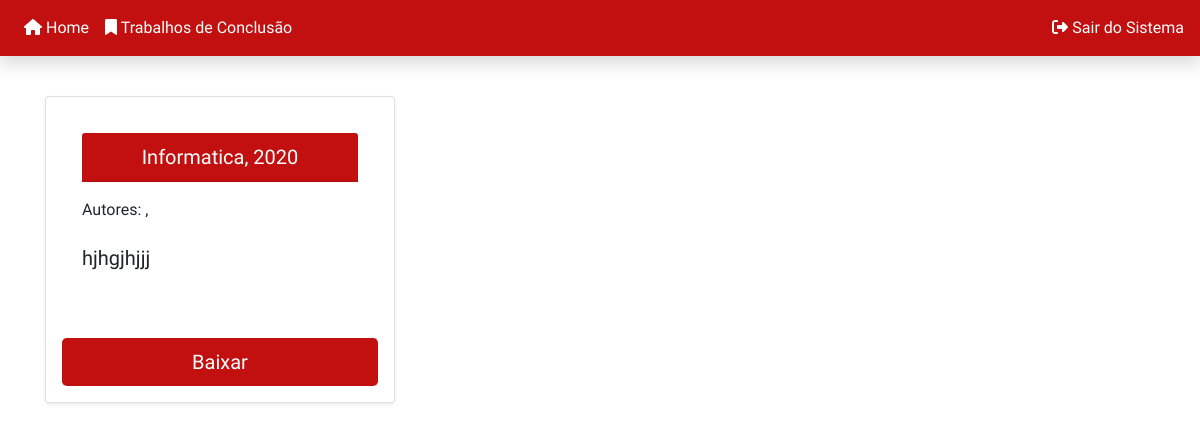
Before: /sistema.php with the older database file.
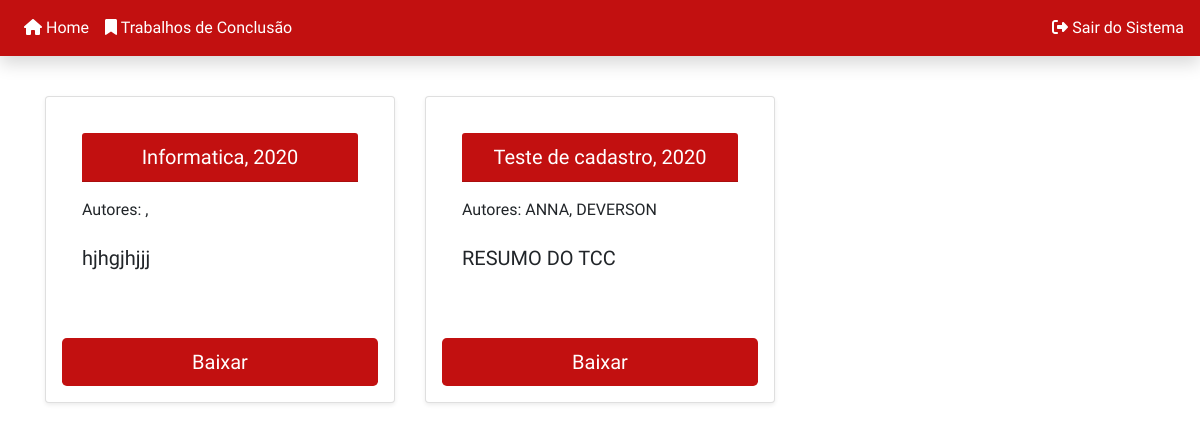
After: the same page with the newer database file.
### tables this page shows
CREATE TABLE `tcc` (
  `ID` int(11) NOT NULL,
  `TITULO` varchar(200) NOT NULL,
  `ANO` int(11) NOT NULL,
  `RESUMO` longtext NOT NULL,
  `AUTOR_1` varchar(200) DEFAULT NULL,
  `AUTOR_2` varchar(200) DEFAULT NULL,
  `AUTOR_3` varchar(200) DEFAULT NULL,
  `AUTOR_4` varchar(200) DEFAULT NULL,
  `COORIENTADOR` varchar(200) NOT NULL,
  `ORIENTADOR` varchar(200) NOT NULL,
  `ARQUIVO` varchar(255) NOT NULL,
  `CURSO_ID` int(11) NOT NULL
);

### sistema.php (the view, shortened to what this page needs)
<!DOCTYPE html>
<html lang="pt-br">
<head>
    <link rel="stylesheet" href="css/bootstrap.css">
    <link rel="stylesheet" href="libs/fontawesome/css/all.css">
    <link rel="stylesheet" href="libs/sweetAlert/dist/sweetalert2.css">
    <link rel="stylesheet" href="libs/DataTables/datatables.css">
    <link rel="stylesheet" href="css/sistema.css">
</head>
<body class="font-principal">
    <nav class="navbar navbar-expand-lg navbar-light fixed-top shadow" style="background-color: #C21010;">
        <div id="my-nav" class="collapse navbar-collapse">
            <ul class="navbar-nav mr-auto ">
                <li class="nav-item">
                    <a class="nav-link text-white" href="#"><i class="fa-solid fa-house"></i> Home </a>
                </li>
                <li class="nav-item">
                    <a class="nav-link text-white" href="src/tcc/visao/list-tcc.html"><i class="fa-solid fa-bookmark"></i> Trabalhos de Conclusão </a>
                </li>
            </ul>
            <a class="text-white" id="logout" href="index.html"><i class="fa-solid fa-right-from-bracket"></i> Sair do Sistema </a>
        </div>
    </nav>
    <div id="content" class="container mt-5">
    <section id="content" class="mt-3 py-5">
        <div class="row row-cols-1 row-cols-md-4 g-4 " >
    <?php
    include('src/conexao/conn.php');
    $sql = "SELECT * FROM tcc";
    $resultado = $pdo->query($sql);
    while($row = $resultado->fetch(PDO::FETCH_ASSOC)){
    ?>
    <div class="col-4 mb-4">
      <div class="card shadow-sm p-3 mb-5 bg-white rounded h-100">
        <div class="card-body roun">
            <h5 class="card-header text-white " style="background-color: #C21010;" ><?php echo $row['TITULO']. ", " . $row['ANO'] . '<br />'; ?></h5>
            <p class="card-text text-left mt-3 mb-4"><?php echo "Autores: " .$row['AUTOR_1'] .", " .$row['AUTOR_2'] . '<br/>'; ?></p>
            <h5 class="card-text text-left"> <?php echo $row['RESUMO'].'<br />'; ?></h5>
        </div>
            <a href="src/tcc/modelo/arquivos/<?php echo $row['ARQUIVO']; ?>" target="_BLANK" class="btn btn-lg text-white" tabindex="-1" role="button" style="background-color: #C21010;" > Baixar</a>
        </div>
    </div>
    <?php } ?>
    </div>
    </div>
</body>
</html>

### css/sistema.css (style rules this page uses)
.font-principal { font-family: 'Cabin', sans-serif; }
.card { box-shadow: 0 4px 8px 0 rgba(0, 0, 0, 0.2), 0 6px 20px 0 rgba(0, 0, 0, 0.19); text-align: center; }

Changed rows visible on the page:
added tcc: TITULO "Teste de cadastro", ANO "2020", AUTOR_1 "ANNA", AUTOR_2 "DEVERSON", RESUMO "RESUMO DO TCC"
